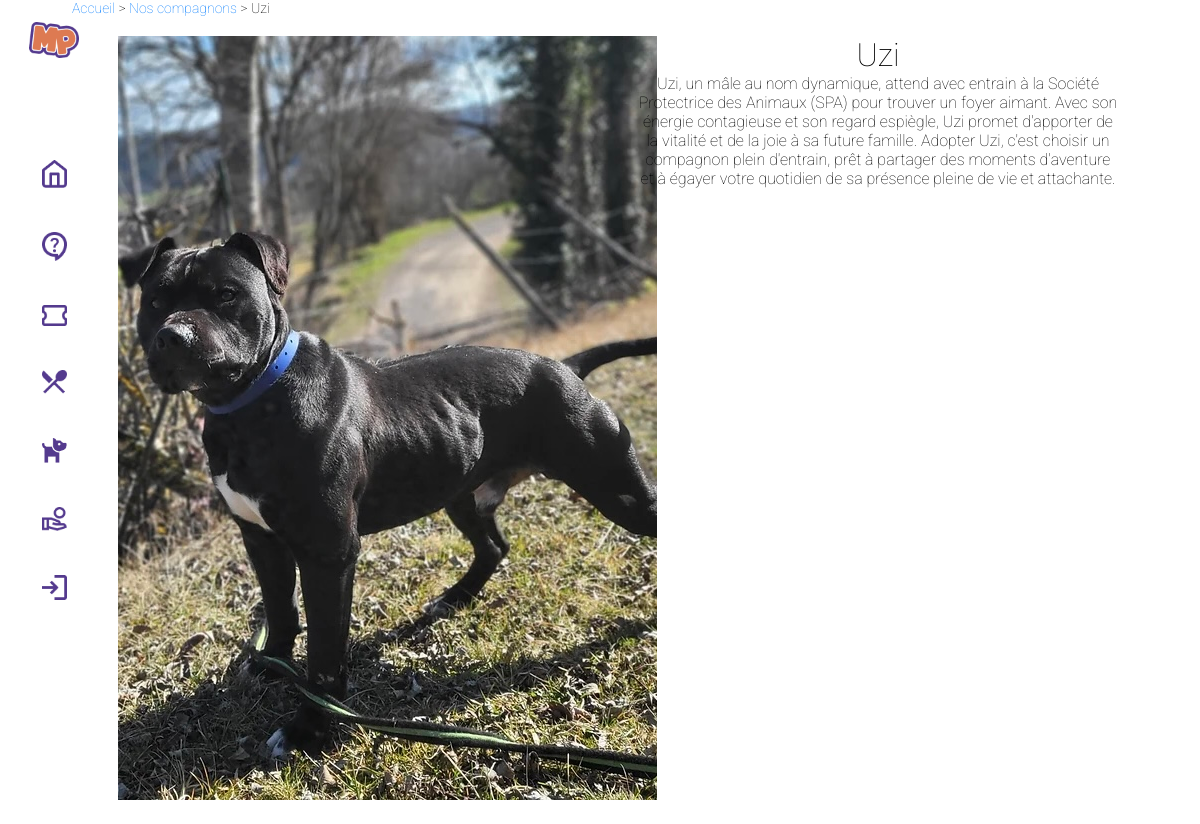
Screenshot of /animal.php?id=35 with the database file from the repository.
### tables this page shows
CREATE TABLE `pet` (
  `id_pet` int(11) NOT NULL,
  `pet_name` varchar(255) DEFAULT NULL,
  `pet_date_of_birth` date DEFAULT NULL,
  `pet_sex` tinyint(1) DEFAULT NULL,
  `is_trial` tinyint(1) DEFAULT NULL,
  `is_adopted` tinyint(1) DEFAULT NULL,
  `adoption_date` date DEFAULT NULL,
  `bio` text DEFAULT NULL,
  `id_cat` int(11) DEFAULT NULL
);

CREATE TABLE `picture` (
  `id_pic` int(11) NOT NULL,
  `path` varchar(255) DEFAULT NULL,
  `id_pet` int(11) DEFAULT NULL
);

### animal.php (the view, shortened to what this page needs)
<?php
include("config/config.php");
$bdd = new PDO('mysql:host=' . $host . ';port=' . $port . ';dbname=' . $dbname, $username, $password);
$id = $_GET["id"];
$requete = 'SELECT *
FROM pet
INNER JOIN category
ON pet.id_cat = category.id_cat
INNER JOIN picture
ON pet.id_pet = picture.id_pet
WHERE pet.id_pet=' . $id . '';
$resultats = $bdd->query($requete);
if ($resultats && $resultats->rowCount() > 0) {
    $tabpet = $resultats->fetch(PDO::FETCH_ASSOC);
}
$nom = $tabpet['pet_name'];
$bio = $tabpet['bio'];
?>
<!DOCTYPE html>
<html lang="fr">
<head>
    <?php include("element/head.php") ?>
</head>
<body>
    <?php include("element/navbar.php") ?>
    <main class="main-content">
        <div class="fil_arianne">
            <a href="index.php">Accueil</a> &gt;
            <a href="animaux.php">Nos compagnons</a> &gt;
            <span>
                <?php echo $nom ?>
            </span>
        </div>
        <div class="animal_container">
            <div class="animal_wrapper">
                <section class="animal_image">
                    <img src="<?php echo $tabpet['path'] ?>" alt="">
                </section>
            </div>
            <div class="animal_wrapper">
                <h1 class="animal_name">
                    <?php echo $nom ?>
                </h1>
                <section>
                    <p>
                        <?php echo $bio ?>
                    </p>
                </section>
            </div>
        </div>
    </main>
</body>
</html>

### css/style.css (style rules this page uses)
.fil_arianne { font-size: 14px; margin-left: 3vw; }
.fil_arianne a { text-decoration: none; color: #007bff; }
.main-content { padding-left: 3vw; }
.animal_container { display: flex; flex-wrap: wrap; justify-content: center; }
.animal_wrapper { width: 40vw; margin: 10px; padding: 10px; text-align: center; }
* { font-family: 'Roboto', sans-serif; font-weight: 100; transition: all 1s; }
* { font-family: "Roboto", sans-serif; font-weight: 100; margin: 0; }

### rows the page displays
pet: pet_name "Uzi", picture.path (picture), bio "Uzi, un mâle au nom dynamique, attend avec entrain à la Société Protectrice des Animaux (SPA) pour trouver un foyer aimant. Avec son énergie contagieuse et son regard espiègle, Uzi promet d'apporter de la vitalité et de la joie à sa future famille. Adopter Uzi, c'est choisir un compagnon plein d'entrain, prêt à partager des moments d'aventure et à égayer votre quotidien de sa présence pleine de vie et attachante."
